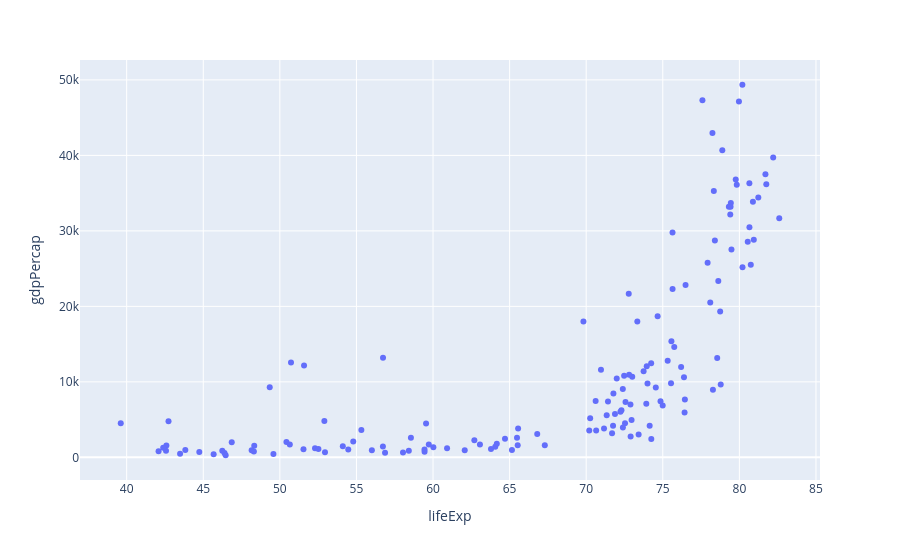

Notebook code for this chart:
### Code cell
px.scatter(
    temp_df, y='gdpPercap',x='lifeExp'
)

### Figure 1 — Plotly figure (JSON) as saved in the notebook; plotly's stock layout.template omitted (floating-point values rounded to 4 significant figures; data arrays with more than 128 entries replaced by an {"elided": "..."} marker saying what was removed)
{"data": [{"hovertemplate": "lifeExp=%{x}<br>gdpPercap=%{y}<extra></extra>", "legendgroup": "", "marker": {"color": "#636efa", "symbol": "circle"}, "mode": "markers", "name": "", "orientation": "v", "showlegend": false, "type": "scatter", "x": {"elided": "142 float values"}, "xaxis": "x", "y": {"elided": "142 float values"}, "yaxis": "y"}], "layout": {"legend": {"tracegroupgap": 0}, "margin": {"t": 60}, "xaxis": {"anchor": "y", "domain": [0, 1], "title": {"text": "lifeExp"}}, "yaxis": {"anchor": "x", "domain": [0, 1], "title": {"text": "gdpPercap"}}}}
